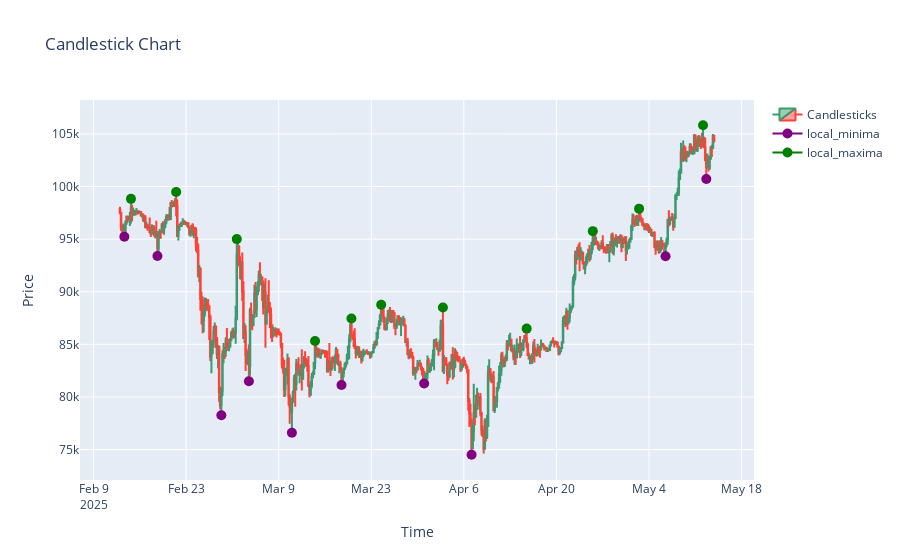

Notebook cell for this chart:
### Code cell
fig1 = create_base_candlestick_chart(aa)
fig1 = add_chart_to_figure(
    fig1,
    go.Scatter(
        x=aa.index,
        y=aa["low_local_minima"],
        mode="lines+markers",
        name="local_minima",
        marker={"color": "purple", "size": 10},
    ),
)

fig1 = add_chart_to_figure(
    fig1,
    go.Scatter(
        x=aa.index,
        y=aa["high_local_maxima"],
        mode="lines+markers",
        name="local_maxima",
        marker={"color": "green", "size": 10},
    ),
)

fig1.show()

### Figure 1 — Plotly figure (JSON) as saved in the notebook; plotly's stock layout.template omitted (floating-point values rounded to 4 significant figures; data arrays with more than 128 entries replaced by an {"elided": "..."} marker saying what was removed)
{"data": [{"close": {"elided": "540 float values"}, "high": {"elided": "540 float values"}, "low": {"elided": "540 float values"}, "name": "Candlesticks", "open": {"elided": "540 float values"}, "type": "candlestick", "x": {"elided": "540 str values"}}, {"marker": {"color": "purple", "size": 10}, "mode": "lines+markers", "name": "local_minima", "type": "scatter", "x": {"elided": "540 str values"}, "y": {"elided": "540 float values"}}, {"marker": {"color": "green", "size": 10}, "mode": "lines+markers", "name": "local_maxima", "type": "scatter", "x": {"elided": "540 str values"}, "y": {"elided": "540 float values"}}], "layout": {"title": {"text": "Candlestick Chart"}, "xaxis": {"rangeslider": {"visible": false}, "title": {"text": "Time"}}, "yaxis": {"title": {"text": "Price"}}}}
